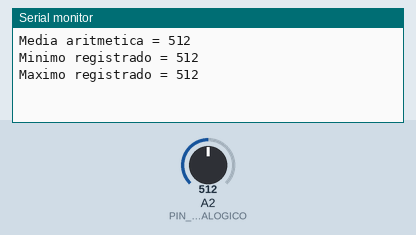
Bench run of a sketch on a simulated Arduino Uno, built with avr-gcc and run on an emulated ATmega328P. Shown: the last lines printed to the serial monitor. The test bench sets the inputs (shaded band); at power-on: A2 (PIN_POT_ANALOGICO) = 512.

Above: at 1.2 s.
1.3 s: A2 (PIN_POT_ANALOGICO) set to 104
At 1.71 s:
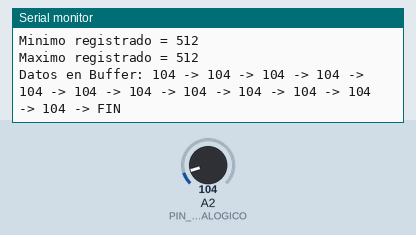
2.8 s: A2 (PIN_POT_ANALOGICO) set to 91
At 3.07 s:
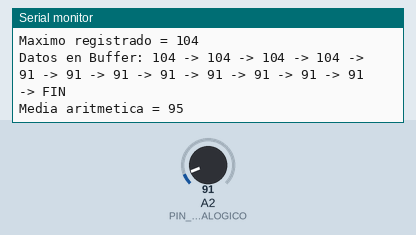
Timing chart, 0 to 5.8 s (numbered marks = the images above; inputs shaded):
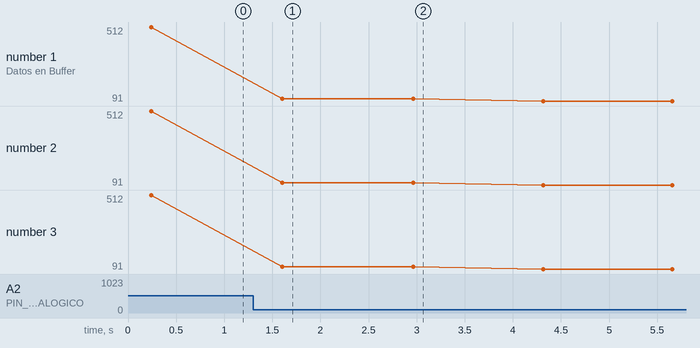

Measured:
- the behaviour switches between 100 and 99 on A2 (PIN_POT_ANALOGICO) (found by bisection; images 1 and 2)
- after the input at 1.3 s, the serial monitor: prints a new line after 0.30 s (image 1)
- after the input at 2.8 s, the serial monitor: prints a new line after 0.16 s (image 2)
- plotted number 1: 512 → 104 after the input at 1.3 s, 104 → 91 after the input at 2.8 s
- plotted number 2: 512 → 104 after the input at 1.3 s, 104 → 91 after the input at 2.8 s
- plotted number 3: 512 → 104 after the input at 1.3 s, 104 → 91 after the input at 2.8 s

The sketch:

etapa04.ino
```cpp
const int PIN_POT_ANALOGICO = A2;
const int SIZE_REGISTRO = 12;
const int DELAY_REGISTRO_MS = 20;

void llenarHistorial(int pin, int bufer[], int longitud, int retardoMs) {
    if (bufer == nullptr || longitud <= 0) return;
    for (int k = 0; k < longitud; k++) {
        bufer[k] = analogRead(pin);
        delay(retardoMs);
    }
}

void analizarHistorial(int bufer[], int longitud, int *valMedia, int *valMin, int *valMax) {
    if (bufer == nullptr || valMedia == nullptr || valMin == nullptr || valMax == nullptr || longitud <= 0) {
        return;
    }
    long sumatoria = 0;
    *valMin = bufer[0];
    *valMax = bufer[0];

    for (int k = 0; k < longitud; k++) {
        sumatoria = sumatoria + bufer[k];
        if (bufer[k] < *valMin) *valMin = bufer[k];
        if (bufer[k] > *valMax) *valMax = bufer[k];
    }
    *valMedia = (int)(sumatoria / longitud);
}

void imprimirMuestrasArreglo(int bufer[], int longitud) {
    if (bufer == nullptr || longitud <= 0) return;
    Serial.print("Datos en Buffer: ");
    for (int k = 0; k < longitud; k++) {
        Serial.print(bufer[k]);
        Serial.print(" -> ");
    }
    Serial.println("FIN");
}

void setup() {
    Serial.begin(9600);
}

void loop() {
    int historialLecturas[SIZE_REGISTRO];
    int media = 0, minimo = 0, maximo = 0;

    llenarHistorial(PIN_POT_ANALOGICO, historialLecturas, SIZE_REGISTRO, DELAY_REGISTRO_MS);
    analizarHistorial(historialLecturas, SIZE_REGISTRO, &media, &minimo, &maximo);
    imprimirMuestrasArreglo(historialLecturas, SIZE_REGISTRO);

    Serial.print("Media aritmetica = ");  Serial.println(media);
    Serial.print("Minimo registrado = "); Serial.println(minimo);
    Serial.print("Maximo registrado = "); Serial.println(maximo);

    delay(1000);
}
```
